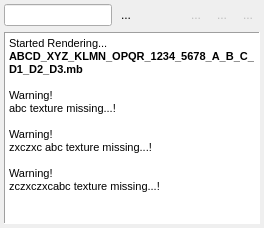
  <widget class="QDockWidget" name="dockWidget_2">
   <property name="features">
    <set>QDockWidget::AllDockWidgetFeatures</set>
   </property>
   <property name="allowedAreas">
    <set>Qt::AllDockWidgetAreas</set>
   </property>
   <property name="windowTitle">
    <string>Log</string>
   </property>
   <attribute name="dockWidgetArea">
    <number>8</number>
   </attribute>
   <widget class="QWidget" name="dockWidgetContents_2">
    <layout class="QGridLayout" name="gridLayout_7">
     <property name="margin">
      <number>2</number>
     </property>
     <property name="spacing">
      <number>2</number>
     </property>
     <item row="0" column="0">
      <widget class="QFrame" name="frame_3">
       <property name="frameShape">
        <enum>QFrame::NoFrame</enum>
       </property>
       <property name="frameShadow">
        <enum>QFrame::Plain</enum>
       </property>
       <layout class="QGridLayout" name="gridLayout_5">
        <property name="margin">
         <number>2</number>
        </property>
        <property name="spacing">
         <number>2</number>
        </property>
        <item row="0" column="3">
         <spacer name="horizontalSpacer_2">
          <property name="orientation">
           <enum>Qt::Horizontal</enum>
          </property>
          <property name="sizeHint" stdset="0">
           <size>
            <width>40</width>
            <height>20</height>
           </size>
          </property>
         </spacer>
        </item>
        <item row="0" column="6">
         <widget class="QToolButton" name="toolButton_12">
          <property name="enabled">
           <bool>false</bool>
          </property>
          <property name="text">
           <string>...</string>
          </property>
          <property name="icon">
           <iconset resource="../res/imgs.qrc">
            <normaloff>:/ic0116/icons/01/16/46.png</normaloff>:/ic0116/icons/01/16/46.png</iconset>
          </property>
          <property name="autoRaise">
           <bool>true</bool>
          </property>
         </widget>
        </item>
        <item row="0" column="5">
         <widget class="QToolButton" name="toolButton_13">
          <property name="enabled">
           <bool>false</bool>
          </property>
          <property name="text">
           <string>...</string>
          </property>
          <property name="icon">
           <iconset resource="../res/imgs.qrc">
            <normaloff>:/ic0116/icons/01/16/21.png</normaloff>:/ic0116/icons/01/16/21.png</iconset>
          </property>
          <property name="autoRaise">
           <bool>true</bool>
          </property>
         </widget>
        </item>
        <item row="0" column="4">
         <widget class="QToolButton" name="toolButton_14">
          <property name="enabled">
           <bool>false</bool>
          </property>
          <property name="text">
           <string>...</string>
          </property>
          <property name="icon">
           <iconset resource="../res/imgs.qrc">
            <normaloff>:/ic0216/icons/02/16/45.png</normaloff>:/ic0216/icons/02/16/45.png</iconset>
          </property>
          <property name="autoRaise">
           <bool>true</bool>
          </property>
         </widget>
        </item>
        <item row="0" column="1">
         <widget class="QLineEdit" name="lineEdit_2">
          <property name="maximumSize">
           <size>
            <width>125</width>
            <height>16777215</height>
           </size>
          </property>
         </widget>
        </item>
        <item row="0" column="2">
         <widget class="QToolButton" name="toolButton_16">
          <property name="text">
           <string>...</string>
          </property>
          <property name="icon">
           <iconset resource="../res/imgs.qrc">
            <normaloff>:/ic0116/icons/01/16/49.png</normaloff>:/ic0116/icons/01/16/49.png</iconset>
          </property>
          <property name="autoRaise">
           <bool>true</bool>
          </property>
         </widget>
        </item>
       </layout>
      </widget>
     </item>
     <item row="1" column="0">
      <widget class="QFrame" name="frame_4">
       <property name="frameShape">
        <enum>QFrame::NoFrame</enum>
       </property>
       <property name="frameShadow">
        <enum>QFrame::Plain</enum>
       </property>
       <layout class="QGridLayout" name="gridLayout_6">
        <property name="margin">
         <number>2</number>
        </property>
        <property name="spacing">
         <number>2</number>
        </property>
        <item row="0" column="0">
         <widget class="QTextBrowser" name="textBrowser">
          <property name="frameShape">
           <enum>QFrame::Panel</enum>
          </property>
          <property name="html">
           <string>&lt;!DOCTYPE HTML PUBLIC &quot;-//W3C//DTD HTML 4.0//EN&quot; &quot;http://www.w3.org/TR/REC-html40/strict.dtd&quot;&gt;
&lt;html&gt;&lt;head&gt;&lt;meta name=&quot;qrichtext&quot; content=&quot;1&quot; /&gt;&lt;style type=&quot;text/css&quot;&gt;
p, li { white-space: pre-wrap; }
&lt;/style&gt;&lt;/head&gt;&lt;body style=&quot; font-family:'MS Shell Dlg 2'; font-size:8.25pt; font-weight:400; font-style:normal;&quot;&gt;
&lt;p style=&quot; margin-top:0px; margin-bottom:0px; margin-left:0px; margin-right:0px; -qt-block-indent:0; text-indent:0px;&quot;&gt;&lt;span style=&quot; font-size:8pt;&quot;&gt;Started Rendering...&lt;/span&gt;&lt;/p&gt;
&lt;p style=&quot; margin-top:0px; margin-bottom:0px; margin-left:0px; margin-right:0px; -qt-block-indent:0; text-indent:0px;&quot;&gt;&lt;span style=&quot; font-size:8pt; font-weight:600;&quot;&gt;ABCD_XYZ_KLMN_OPQR_1234_5678_A_B_C_D1_D2_D3.mb&lt;/span&gt;&lt;/p&gt;
&lt;p style=&quot;-qt-paragraph-type:empty; margin-top:0px; margin-bottom:0px; margin-left:0px; margin-right:0px; -qt-block-indent:0; text-indent:0px; font-size:8pt; font-weight:600;&quot;&gt;&lt;/p&gt;
&lt;p style=&quot; margin-top:0px; margin-bottom:0px; margin-left:0px; margin-right:0px; -qt-block-indent:0; text-indent:0px;&quot;&gt;&lt;span style=&quot; font-size:8pt;&quot;&gt;Warning!&lt;/span&gt;&lt;/p&gt;
&lt;p style=&quot; margin-top:0px; margin-bottom:0px; margin-left:0px; margin-right:0px; -qt-block-indent:0; text-indent:0px;&quot;&gt;&lt;span style=&quot; font-size:8pt;&quot;&gt;abc texture missing...!&lt;/span&gt;&lt;/p&gt;
&lt;p style=&quot;-qt-paragraph-type:empty; margin-top:0px; margin-bottom:0px; margin-left:0px; margin-right:0px; -qt-block-indent:0; text-indent:0px; font-size:8pt;&quot;&gt;&lt;/p&gt;
&lt;p style=&quot; margin-top:0px; margin-bottom:0px; margin-left:0px; margin-right:0px; -qt-block-indent:0; text-indent:0px;&quot;&gt;&lt;span style=&quot; font-size:8pt;&quot;&gt;Warning!&lt;/span&gt;&lt;/p&gt;
&lt;p style=&quot; margin-top:0px; margin-bottom:0px; margin-left:0px; margin-right:0px; -qt-block-indent:0; text-indent:0px;&quot;&gt;&lt;span style=&quot; font-size:8pt;&quot;&gt;zxczxc abc texture missing...!&lt;/span&gt;&lt;/p&gt;
&lt;p style=&quot;-qt-paragraph-type:empty; margin-top:0px; margin-bottom:0px; margin-left:0px; margin-right:0px; -qt-block-indent:0; text-indent:0px; font-size:8pt;&quot;&gt;&lt;/p&gt;
&lt;p style=&quot; margin-top:0px; margin-bottom:0px; margin-left:0px; margin-right:0px; -qt-block-indent:0; text-indent:0px;&quot;&gt;&lt;span style=&quot; font-size:8pt;&quot;&gt;Warning!&lt;/span&gt;&lt;/p&gt;
&lt;p style=&quot; margin-top:0px; margin-bottom:0px; margin-left:0px; margin-right:0px; -qt-block-indent:0; text-indent:0px;&quot;&gt;&lt;span style=&quot; font-size:8pt;&quot;&gt;zczxczxcabc texture missing...!&lt;/span&gt;&lt;/p&gt;&lt;/body&gt;&lt;/html&gt;</string>
          </property>
         </widget>
        </item>
       </layout>
      </widget>
     </item>
    </layout>
   </widget>
  </widget>
